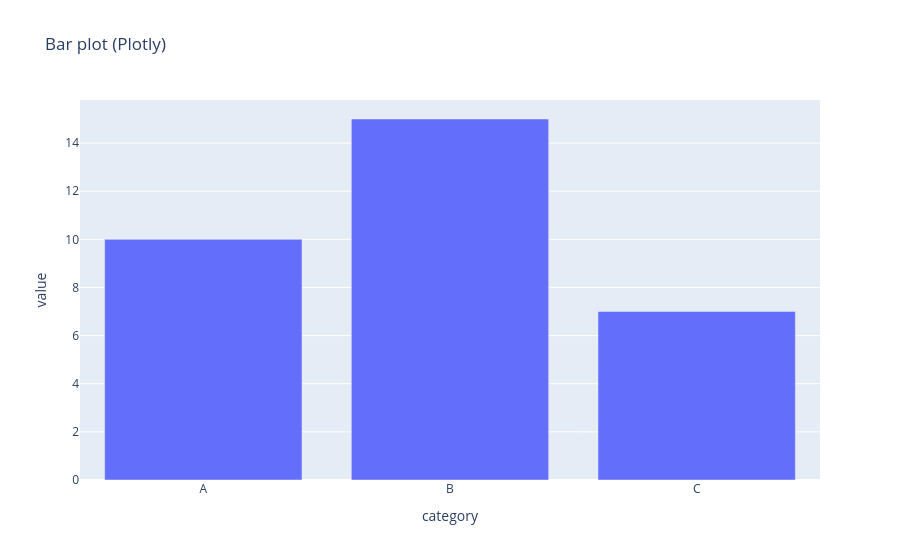

The notebook cell saved with this chart:
### Code cell
# 5. Generate a bar plot using Plotly
import plotly.express as px
import pandas as pd

df = pd.DataFrame({'category': ['A','B','C'], 'value': [10, 15, 7]})
fig = px.bar(df, x='category', y='value', title='Bar plot (Plotly)')
fig.show()

### Figure 1 — Plotly figure (JSON) as saved in the notebook; plotly's stock layout.template omitted (floating-point values rounded to 4 significant figures)
{"data": [{"hovertemplate": "category=%{x}<br>value=%{y}<extra></extra>", "legendgroup": "", "marker": {"color": "#636efa", "pattern": {"shape": ""}}, "name": "", "orientation": "v", "showlegend": false, "textposition": "auto", "type": "bar", "x": ["A", "B", "C"], "xaxis": "x", "y": [10, 15, 7], "yaxis": "y"}], "layout": {"barmode": "relative", "legend": {"tracegroupgap": 0}, "title": {"text": "Bar plot (Plotly)"}, "xaxis": {"anchor": "y", "domain": [0, 1], "title": {"text": "category"}}, "yaxis": {"anchor": "x", "domain": [0, 1], "title": {"text": "value"}}}}
